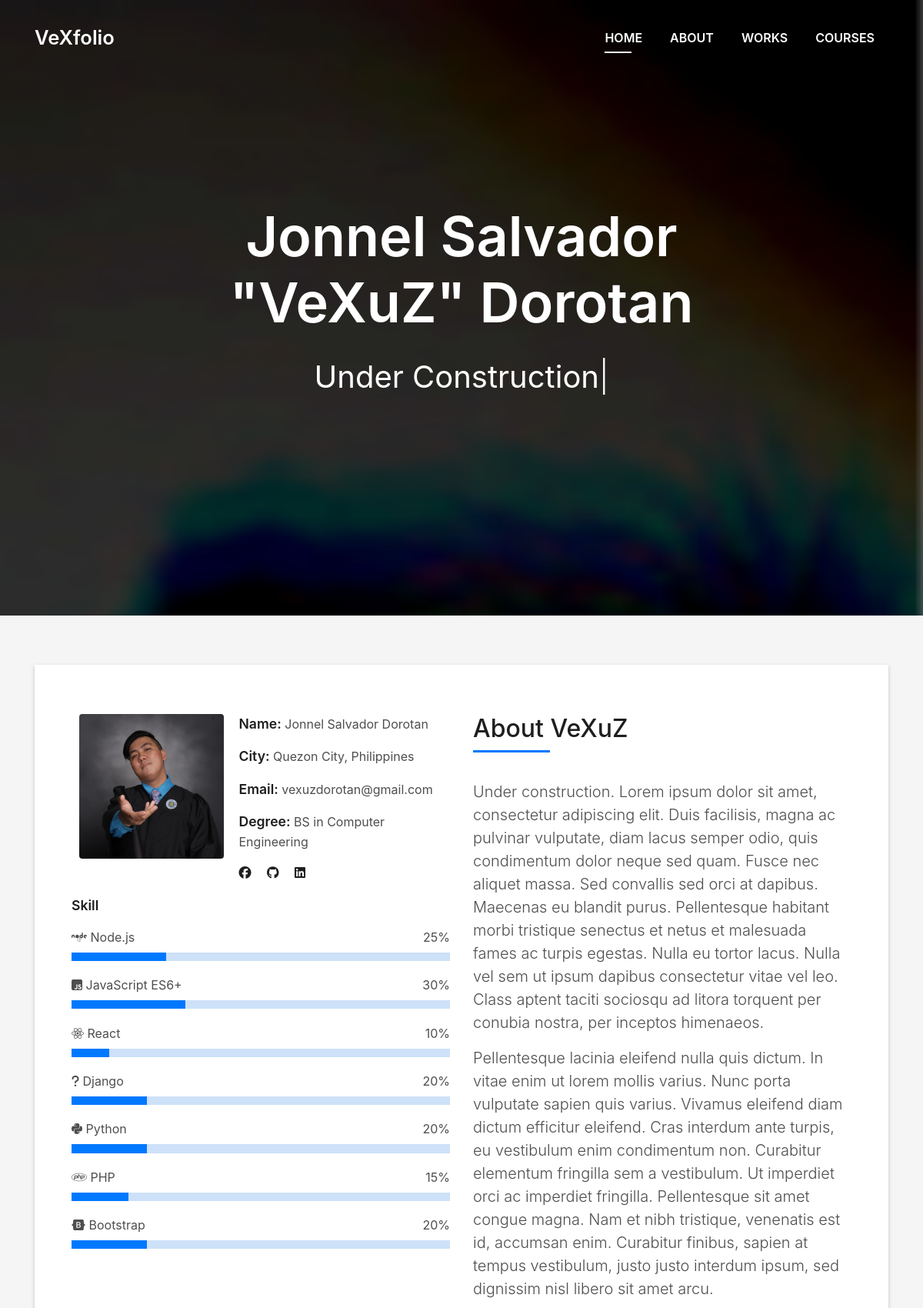
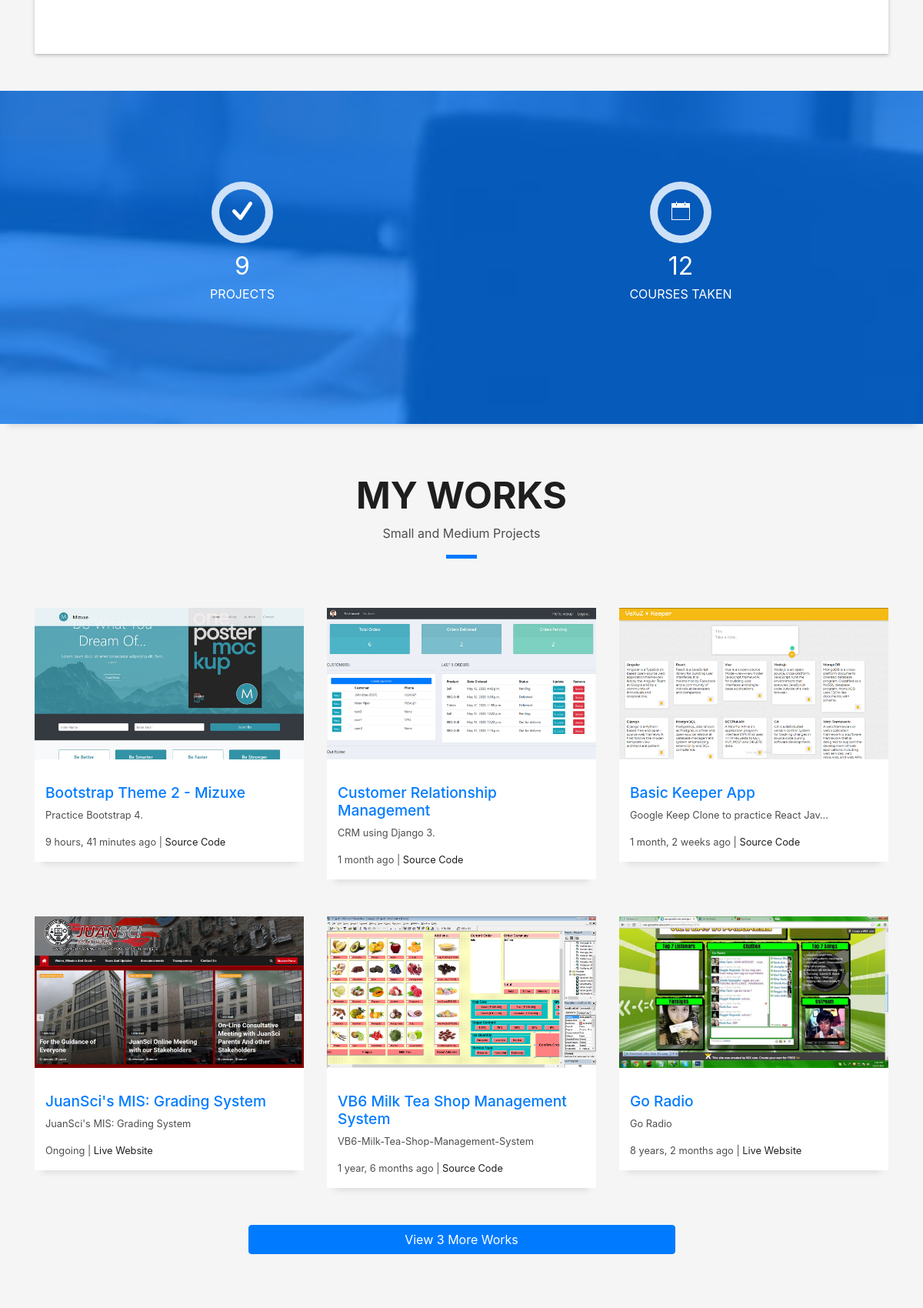
The page / (upper part) on the database its author committed (2 pictures, top to bottom).
### portfolio/models.py (models this page shows, shortened)
class Technology(models.Model):
    title = models.CharField(max_length=50)
    percent = models.IntegerField()
    icon = models.CharField(max_length=50, blank=True)
    rank = models.IntegerField()
    show = models.BooleanField(default=True)

class Portfolio(models.Model):
    title = models.CharField(max_length=50)
    description = models.TextField()
    photo = models.ImageField(upload_to='portfolio')
    github_link = models.URLField(blank=True)
    website_link = models.URLField(blank=True)
    date_added = models.DateField()
    ongoing = models.BooleanField(default=True)
    show = models.BooleanField(default=True)
    show_to_home = models.BooleanField(default=True)
    tags = models.ManyToManyField(Technology, blank=True)

### portfolio/views.py (the view)
# urls.py: path('', views.index, name='index')
def index(request):
    technologies = Technology.objects.order_by('-rank').filter(show=True)
    projects = Portfolio.objects.order_by(
        '-date_added').filter(show_to_home=True)
    projects_count = Portfolio.objects.count()
    projects_count_more = projects_count - 6
    paginator = Paginator(projects, 6)
    page_number = request.GET.get('page')
    page_obj = paginator.get_page(page_number)
    courses = Course.objects.all().order_by(
        '-date').filter(show_to_home=True)[:6]
    courses_count = Course.objects.count()
    courses_count_more = courses_count - 6
    return render(request, 'portfolio/index.html', {
        'technologies': technologies,
        'projects': page_obj,
        'projects_count': projects_count,
        'projects_count_more': projects_count_more,
        'nav': request.resolver_match.url_name,
        'courses': courses,
        'courses_count': courses_count,
        'courses_count_more': courses_count_more,
    })

### templates/portfolio/index.html (shortened to what this page needs)
{% extends 'base.html' %}
{% block content %}
  <main id="main">
    {% include 'portfolio/intro.html' %}
    {% include 'portfolio/about.html' %}
    {% include 'portfolio/counter.html' %}
    {% include 'portfolio/portfolio.html' %}
    {% include 'portfolio/courses.html' %}
  </main>
{% endblock %}

### templates/portfolio/about.html (shortened to what this page needs)
{% load static %}
<section id="about" class="about-mf sect-pt4 route">
  <div class="container">
    <div class="row">
      <div class="col-sm-12">
        <div class="box-shadow-full">
          <div class="row">
            <div class="col-md-6">
              <div class="row">
                <div class="col-sm-6 col-md-5">
                  <div class="about-img">
                    <img src="{% static 'img/avatar.jpg' %}" class="img-fluid rounded b-shadow-a" alt="">
                  </div>
                </div>
                <div class="col-sm-6 col-md-7">
                  <div class="about-info">
                    <p><span class="title-s">Name: </span> <span>Jonnel Salvador Dorotan</span></p>
                    <p><span class="title-s">City: </span> <span>Quezon City, Philippines</span></p>
                    <p><span class="title-s">Email: </span> <span>vexuzdorotan@gmail.com</span></p>
                    <p><span class="title-s">Degree: </span> <span>BS in Computer Engineering</span></p>
                    <div class="social-links">
                      <a href="https://www.facebook.com/dorotan.VeXuZ" target="blank" class="fab fa-facebook mr-3"></a>
                      <a href="https://github.com/vexuzdorotan" target="blank" class="fab fa-github mr-3"></a>
                      <a href="https://www.linkedin.com/in/jonneldorotan/" target="blank" class="fab fa-linkedin mr-3"></a>
                    </div>
                  </div>
                </div>
              </div>
              <div class="skill-mf mt-3">
                <p class="title-s">Skill</p>
                {% for tech in technologies %}
                <span class="{{ tech.icon }}"></span> <span>{{ tech.title }}</span> <span class="pull-right">{{ tech.percent }}%</span>
                <div class="progress">
                  <div class="progress-bar" role="progressbar" style="width: {{ tech.percent }}%;" aria-valuenow="{{ tech.percent }}" aria-valuemin="0" aria-valuemax="100"></div>
                </div>
                {% endfor %}
              </div>
            </div>
            <div class="col-md-6">
              <div class="about-me pt-4 pt-md-0">
                <div class="title-box-2">
                  <h5 class="title-left">
                    About VeXuZ
                  </h5>
                </div>
                <p class="lead">
                  Under construction. Lorem ipsum dolor sit amet, consectetur adipiscing elit. Duis facilisis, magna ac pulvinar vulputate, diam lacus semper odio, quis condimentum dolor neque sed quam. Fusce nec aliquet massa. Sed convallis sed orci at dapibus. Maecenas eu blandit purus. Pellentesque habitant morbi tristique senectus et netus et malesuada fames ac turpis egestas. Nulla eu tortor lacus. Nulla vel sem ut ipsum dapibus consectetur vitae vel leo. Class aptent taciti sociosqu ad litora torquent per conubia nostra, per inceptos himenaeos.
                </p>
                <p class="lead">
                  Pellentesque lacinia eleifend nulla quis dictum. In vitae enim ut lorem mollis varius. Nunc porta vulputate sapien quis varius. Vivamus eleifend diam dictum efficitur eleifend. Cras interdum ante turpis, eu vestibulum enim condimentum non. Curabitur elementum fringilla sem a vestibulum. Ut imperdiet orci ac imperdiet fringilla. Pellentesque sit amet congue magna. Nam et nibh tristique, venenatis est id, accumsan enim. Curabitur finibus, sapien at tempus vestibulum, justo justo interdum ipsum, sed dignissim nisl libero sit amet arcu.
                </p>
              </div>
            </div>
          </div>
        </div>
      </div>
    </div>
  </div>
</section>

### templates/portfolio/portfolio.html (shortened to what this page needs)
{% load static %}
<section id="work" class="portfolio-mf sect-pt4 route">
  <div class="container">
    <div class="row">
      <div class="col-sm-12">
        <div class="title-box text-center">
          <h3 class="title-a">
            My Works
          </h3>
          <p class="subtitle-a">
            Small and Medium Projects
          </p>
          <div class="line-mf"></div>
        </div>
      </div>
    </div>
    <div class="row">
      {% for project in projects %}
      <div class="col-md-4">
        <div class="work-box">
          <div class="work-img">
            <a href="{{ project.photo.url }}" data-gall="portfolioGallery" class="venobox">
              <img src="{{ project.photo.url }}" alt="" class="img-fluid" style="width:100%">
            </a>
          </div>
          <div class="work-content">
            <div class="row">
              <div class="col">
                <a href="{% url 'portfolio:project' pk=project.pk %}">
                  <h2 class="w-title text-primary">{{ project.title|truncatechars:40 }}</h2>
                </a>
                <div class="w-more">
                  <p>{{ project.description|truncatechars:40 }}</p>
                  {% if project.ongoing %}
                  <span class="w-date">Ongoing</span>
                  {% else %}
                  <span class="w-date">{{ project.date_added|timesince }} ago</span>
                  {% endif %}
                  {% if project.website_link %}
                  | <span class="w-ctegory"><a href="{{ project.website_link }}" target="blank">Live Website</a></span>
                  {% endif %}
                  {% if project.github_link %}
                  | <span class="w-ctegory"><a href="{{ project.github_link }}" target="blank">Source Code</a></span>
                  {% endif %}
                </div>
              </div>
            </div>
          </div>
        </div>
      </div>
      {% endfor %}
    </div>
    <div class="pb-5 text-center">
      <button
        onclick="location.href='{% url 'portfolio:projects' %}'"
        type="button"
        class="btn btn-primary btn-block w-50 m-auto">
          View {{ projects_count_more }} More Work{{ projects_count_more|pluralize }}
      </button>
    </div>
  </div>
</section>

### static/css/style.css (style rules this page uses)
body { background-color: #f5f5f5; color: #4e4e4e; }
h1, h2, h3, h4, h5, h6 { color: #1e1e1e; }
a { color: #1e1e1e; transition: all 0.5s ease-in-out; }
.box-shadow, .paralax-mf, .service-box, .work-box, .card-blog { box-shadow: 0 13px 8px -10px rgba(0, 0, 0, 0.1); }
.sect-pt4 { padding-top: 4rem; }
.title-s { font-weight: 600; color: #1e1e1e; font-size: 1.1rem; }
.title-box { margin-bottom: 4rem; }
.title-a { font-size: 3rem; font-weight: bold; text-transform: uppercase; }
.subtitle-a { color: #4e4e4e; }
.line-mf { width: 40px; height: 5px; background-color: #0078ff; margin: 0 auto; }
.title-box-2 { margin-bottom: 3rem; }
.title-left { font-size: 2rem; position: relative; }
.title-left:before { content: ''; position: absolute; height: 3px; background-color: #0078ff; width: 100px; bottom: -12px; }
.box-shadow-full { padding: 3rem 1.25rem; position: relative; background-color: #fff; margin-bottom: 3rem; z-index: 2; box-shadow: 0 1px 1px 0 rgba(0, 0, 0, 0.06), 0 2px 5px 0 rgba(0, 0, 0, 0.2); }
@media (min-width: 768px) { .box-shadow-full { padding: 3rem; } }
.about-mf .box-shadow-full { padding-top: 4rem; padding-bottom: 4rem; }
.about-mf .about-img { margin-bottom: 2rem; }
.about-mf .about-img img { margin-left: 10px; }
.skill-mf span { color: #4e4e4e; }
.skill-mf .progress { background-color: #cde1f8; margin: 0.5rem 0 1.2rem 0; border-radius: 0; height: 0.7rem; }
.skill-mf .progress .progress-bar { height: 0.7rem; background-color: #0078ff; }
.work-box { margin-bottom: 3rem; -webkit-backface-visibility: hidden; backface-visibility: hidden; background-color: #fff; }
.work-img { display: block; overflow: hidden; }
.work-img img { transition: all 1s; }
.work-content { padding: 2rem 3% 1rem 4%; }
.work-content .w-more { color: #4e4e4e; font-size: 0.8rem; }
.work-content .w-more .w-ctegory { color: #0078ff; }
.w-title { font-size: 1.2rem; }

### rows shown on the page
Technology: title "Node.js", percent "25"
Technology: title "JavaScript ES6+", percent "30"
Technology: title "React", percent "10"
Technology: title "Django", percent "20"
Technology: title "Python", percent "20"
Technology: title "PHP", percent "15"
Technology: title "Bootstrap", percent "20"
Portfolio: photo (picture), title "Bootstrap Theme 2 - Mizuxe", description "Practice Bootstrap 4.", date_added "9 hours, 41 minutes"
Portfolio: photo (picture), title "Customer Relationship Management", description "CRM using Django 3.", date_added "1 month"
Portfolio: photo (picture), title "Basic Keeper App", description "Google Keep Clone to practice React Jav…", date_added "1 month, 2 weeks"
Portfolio: photo (picture), title "JuanSci's MIS: Grading System", description "JuanSci's MIS: Grading System", ongoing "Ongoing"
Portfolio: photo (picture), title "VB6 Milk Tea Shop Management System", description "VB6-Milk-Tea-Shop-Management-System", date_added "1 year, 6 months"
Portfolio: photo (picture), title "Go Radio", description "Go Radio", date_added "8 years, 2 months"

### other values the page prints
{{ projects_count }} "9"
{{ courses_count }} "12"
{{ projects_count_more }} "3"
